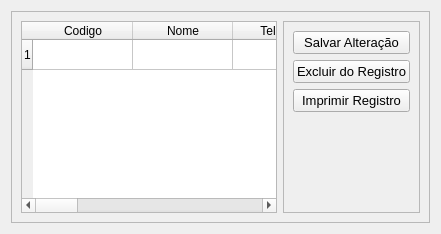
            <widget class="QWidget" name="tab_2">
             <attribute name="title">
              <string>Registro de Cliente</string>
             </attribute>
             <layout class="QVBoxLayout" name="verticalLayout_5">
              <item>
               <widget class="QFrame" name="resgisto_cliente">
                <property name="frameShape">
                 <enum>QFrame::StyledPanel</enum>
                </property>
                <property name="frameShadow">
                 <enum>QFrame::Raised</enum>
                </property>
                <layout class="QHBoxLayout" name="horizontalLayout_4">
                 <item>
                  <widget class="QTableWidget" name="table_cliente">
                   <property name="rowCount">
                    <number>1</number>
                   </property>
                   <row>
                    <property name="text">
                     <string>1</string>
                    </property>
                   </row>
                   <column>
                    <property name="text">
                     <string>Codigo</string>
                    </property>
                   </column>
                   <column>
                    <property name="text">
                     <string>Nome</string>
                    </property>
                   </column>
                   <column>
                    <property name="text">
                     <string>Telefone</string>
                    </property>
                   </column>
                   <column>
                    <property name="text">
                     <string>E-mail</string>
                    </property>
                   </column>
                   <column>
                    <property name="text">
                     <string>CPF/CNPJ</string>
                    </property>
                   </column>
                   <column>
                    <property name="text">
                     <string>Pessoa</string>
                    </property>
                   </column>
                   <column>
                    <property name="text">
                     <string>Endereço</string>
                    </property>
                   </column>
                   <column>
                    <property name="text">
                     <string>CEP</string>
                    </property>
                   </column>
                   <column>
                    <property name="text">
                     <string>Cidade</string>
                    </property>
                   </column>
                   <column>
                    <property name="text">
                     <string>Numero</string>
                    </property>
                   </column>
                   <column>
                    <property name="text">
                     <string>Complamento</string>
                    </property>
                   </column>
                  </widget>
                 </item>
                 <item>
                  <widget class="QFrame" name="frame_15">
                   <property name="frameShape">
                    <enum>QFrame::StyledPanel</enum>
                   </property>
                   <property name="frameShadow">
                    <enum>QFrame::Raised</enum>
                   </property>
                   <layout class="QVBoxLayout" name="verticalLayout_6">
                    <item>
                     <widget class="QPushButton" name="salva_alt_cliente">
                      <property name="font">
                       <font>
                        <pointsize>10</pointsize>
                       </font>
                      </property>
                      <property name="text">
                       <string>Salvar Alteração</string>
                      </property>
                     </widget>
                    </item>
                    <item>
                     <widget class="QPushButton" name="exclu_cliente">
                      <property name="font">
                       <font>
                        <pointsize>10</pointsize>
                       </font>
                      </property>
                      <property name="text">
                       <string>Excluir do Registro</string>
                      </property>
                     </widget>
                    </item>
                    <item>
                     <widget class="QPushButton" name="imp_regis_cliente">
                      <property name="font">
                       <font>
                        <pointsize>10</pointsize>
                       </font>
                      </property>
                      <property name="text">
                       <string>Imprimir Registro</string>
                      </property>
                     </widget>
                    </item>
                    <item>
                     <spacer name="verticalSpacer_2">
                      <property name="orientation">
                       <enum>Qt::Vertical</enum>
                      </property>
                      <property name="sizeHint" stdset="0">
                       <size>
                        <width>20</width>
                        <height>40</height>
                       </size>
                      </property>
                     </spacer>
                    </item>
                   </layout>
                  </widget>
                 </item>
                </layout>
               </widget>
              </item>
             </layout>
            </widget>
